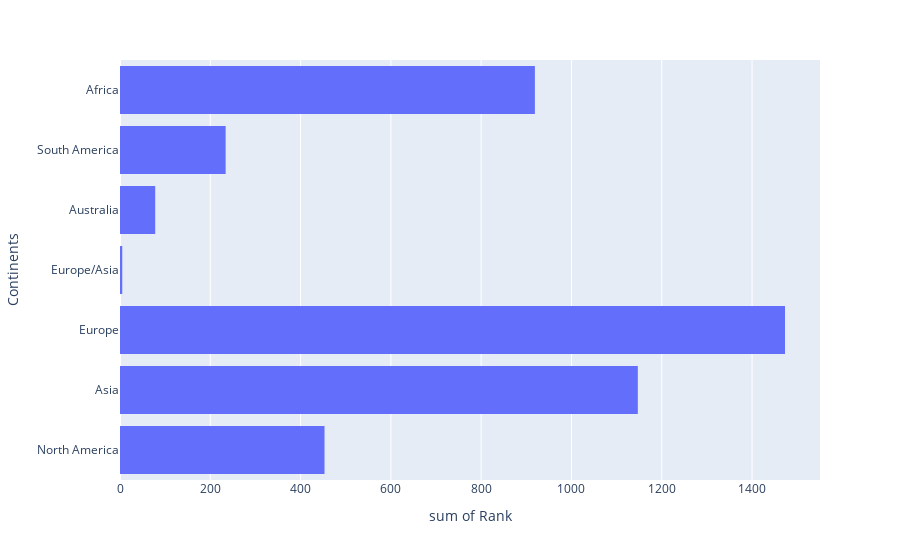
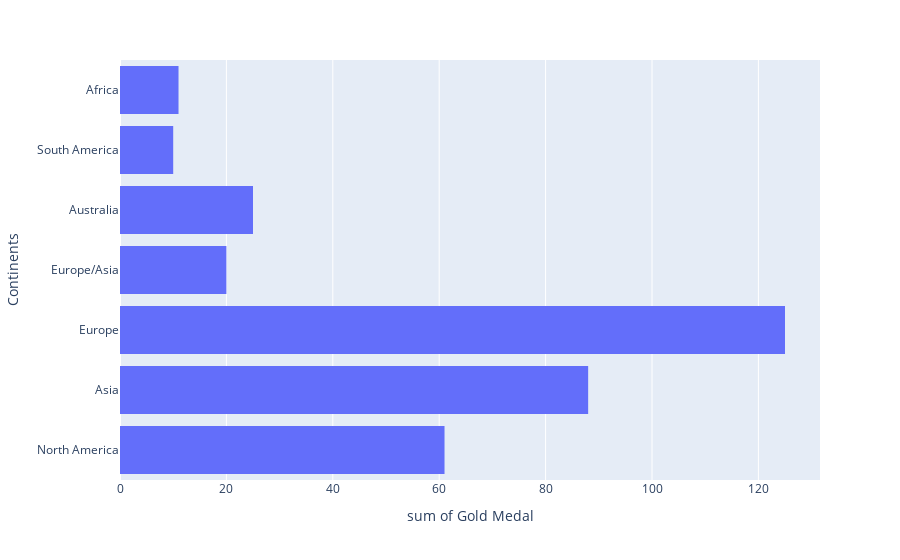
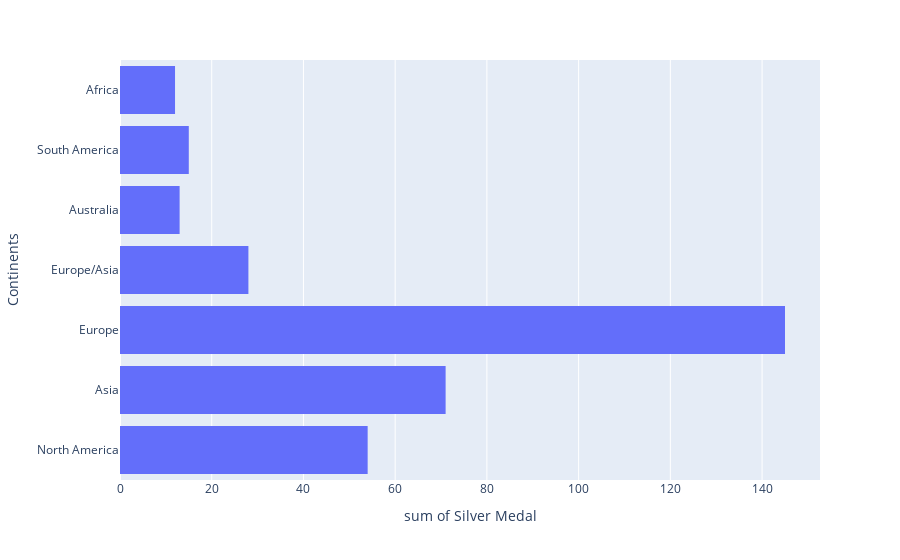
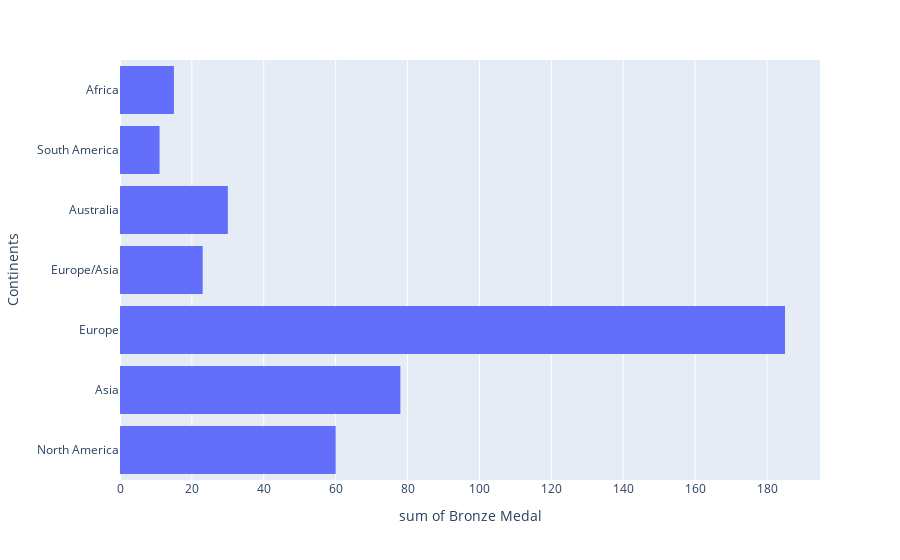

Here is the notebook cell these charts were saved with, in order:
### Code cell
import pandas as pd
import plotly.express as px

tabela  = pd.read_csv("Tokyo 2021 dataset v4.csv")
display(tabela)
excecao = pd.read_csv("Tokyo 2021 dataset v4.csv")
excecao = excecao.drop(columns=["Team/NOC","NOCCode","Continent"])
tabela = tabela.dropna()
tabela = tabela.drop(columns='Rank')
display(tabela)
for coluna in excecao.columns:
    grafico = px.histogram(excecao, x=coluna, y=tabela['Continent'], labels={"y":"Continents"})
    grafico.show()

### Figure 1 — Plotly figure (JSON) as saved in the notebook; plotly's stock layout.template omitted (floating-point values rounded to 4 significant figures)
{"data": [{"alignmentgroup": "True", "bingroup": "y", "histfunc": "sum", "hovertemplate": "sum of Rank=%{x}<br>Continents=%{y}<extra></extra>", "legendgroup": "", "marker": {"color": "#636efa", "pattern": {"shape": ""}}, "name": "", "offsetgroup": "", "orientation": "h", "showlegend": false, "type": "histogram", "x": [1, 2, 3, 4, 5, 6, 7, 8, 9, 10, 11, 12, 13, 14, 15, 16, 17, 18, 19, 20, 21, 22, 23, 24, 25, 26, 27, 28, 29, 30, 31, 32, 33, 34, 35, 36, 36, 38, 39, 39, 41, 42, 42, 44, 45, 46, 46, 48, 49, 50, 50, 52, 53, 54, 55, 56, 56, 58, 59, 59, 59, 59, 63, 63, 63, 66, 67, 68, 69, 70, 71, 72, 72, 74, 74, 74, 77, 77, 77, 77, 77, 77, 83, 84, 85, 86, 86, 86, 86, 86, 86, 86, 86], "xaxis": "x", "y": ["North America", "Asia", "Asia", "Europe", "Europe/Asia", "Australia", "Europe", "Europe", "Europe", "Europe", "North America", "South America", "Australia", "North America", "Europe", "Asia", "Europe", "Europe", "Africa", "Europe", "North America", "Europe", "Europe", "Europe", "Europe", "Europe", "Asia", "Europe", "Europe", "Europe", "Europe", "Asia", "Europe", "Asia", "Europe", "Europe", "Africa", "South America", "Europe", "Asia", "Asia", "North America", "Europe", "Europe", "Europe", "Europe", "South America", "Asia", "Asia", "Asia", "Europe", "Africa", "Europe", "Africa", "Asia", "Africa", "Europe", "Africa", "Europe", "Australia", "Europe", "Asia", "North America", "Africa", "North America", "South America", "Europe", "North America", "Europe", "Asia", "Asia", "South America", "Europe", "Asia", "Asia", "Africa", "Asia", "Asia", "Europe", "Europe", "Africa", "Asia", "Europe", "North America", "Europe", "Africa", "Africa", "Africa", "Africa", "North America", "Africa", "Asia", "Asia"], "yaxis": "y"}], "layout": {"barmode": "relative", "legend": {"tracegroupgap": 0}, "margin": {"t": 60}, "xaxis": {"anchor": "y", "domain": [0, 1], "title": {"text": "sum of Rank"}}, "yaxis": {"anchor": "x", "domain": [0, 1], "title": {"text": "Continents"}}}}

### Figure 2 — Plotly figure (JSON) as saved in the notebook; plotly's stock layout.template omitted (floating-point values rounded to 4 significant figures)
{"data": [{"alignmentgroup": "True", "bingroup": "y", "histfunc": "sum", "hovertemplate": "sum of Gold Medal=%{x}<br>Continents=%{y}<extra></extra>", "legendgroup": "", "marker": {"color": "#636efa", "pattern": {"shape": ""}}, "name": "", "offsetgroup": "", "orientation": "h", "showlegend": false, "type": "histogram", "x": [39, 38, 27, 22, 20, 17, 10, 10, 10, 10, 7, 7, 7, 7, 6, 6, 4, 4, 4, 4, 4, 3, 3, 3, 3, 3, 3, 3, 3, 3, 3, 3, 2, 2, 2, 2, 2, 2, 2, 2, 2, 2, 2, 1, 1, 1, 1, 1, 1, 1, 1, 1, 1, 1, 1, 1, 1, 1, 1, 1, 1, 1, 1, 1, 1, 0, 0, 0, 0, 0, 0, 0, 0, 0, 0, 0, 0, 0, 0, 0, 0, 0, 0, 0, 0, 0, 0, 0, 0, 0, 0, 0, 0], "xaxis": "x", "y": ["North America", "Asia", "Asia", "Europe", "Europe/Asia", "Australia", "Europe", "Europe", "Europe", "Europe", "North America", "South America", "Australia", "North America", "Europe", "Asia", "Europe", "Europe", "Africa", "Europe", "North America", "Europe", "Europe", "Europe", "Europe", "Europe", "Asia", "Europe", "Europe", "Europe", "Europe", "Asia", "Europe", "Asia", "Europe", "Europe", "Africa", "South America", "Europe", "Asia", "Asia", "North America", "Europe", "Europe", "Europe", "Europe", "South America", "Asia", "Asia", "Asia", "Europe", "Africa", "Europe", "Africa", "Asia", "Africa", "Europe", "Africa", "Europe", "Australia", "Europe", "Asia", "North America", "Africa", "North America", "South America", "Europe", "North America", "Europe", "Asia", "Asia", "South America", "Europe", "Asia", "Asia", "Africa", "Asia", "Asia", "Europe", "Europe", "Africa", "Asia", "Europe", "North America", "Europe", "Africa", "Africa", "Africa", "Africa", "North America", "Africa", "Asia", "Asia"], "yaxis": "y"}], "layout": {"barmode": "relative", "legend": {"tracegroupgap": 0}, "margin": {"t": 60}, "xaxis": {"anchor": "y", "domain": [0, 1], "title": {"text": "sum of Gold Medal"}}, "yaxis": {"anchor": "x", "domain": [0, 1], "title": {"text": "Continents"}}}}

### Figure 3 — Plotly figure (JSON) as saved in the notebook; plotly's stock layout.template omitted (floating-point values rounded to 4 significant figures)
{"data": [{"alignmentgroup": "True", "bingroup": "y", "histfunc": "sum", "hovertemplate": "sum of Silver Medal=%{x}<br>Continents=%{y}<extra></extra>", "legendgroup": "", "marker": {"color": "#636efa", "pattern": {"shape": ""}}, "name": "", "offsetgroup": "", "orientation": "h", "showlegend": false, "type": "histogram", "x": [41, 32, 14, 21, 28, 7, 12, 12, 11, 10, 6, 6, 6, 3, 7, 4, 5, 4, 4, 2, 1, 8, 6, 4, 4, 3, 2, 1, 1, 1, 1, 0, 5, 4, 2, 1, 1, 1, 0, 0, 0, 0, 0, 6, 3, 3, 3, 2, 2, 2, 2, 2, 1, 1, 1, 1, 1, 1, 0, 0, 0, 0, 0, 0, 0, 4, 3, 3, 2, 2, 1, 1, 1, 1, 1, 1, 1, 1, 1, 1, 1, 1, 0, 0, 0, 0, 0, 0, 0, 0, 0, 0, 0], "xaxis": "x", "y": ["North America", "Asia", "Asia", "Europe", "Europe/Asia", "Australia", "Europe", "Europe", "Europe", "Europe", "North America", "South America", "Australia", "North America", "Europe", "Asia", "Europe", "Europe", "Africa", "Europe", "North America", "Europe", "Europe", "Europe", "Europe", "Europe", "Asia", "Europe", "Europe", "Europe", "Europe", "Asia", "Europe", "Asia", "Europe", "Europe", "Africa", "South America", "Europe", "Asia", "Asia", "North America", "Europe", "Europe", "Europe", "Europe", "South America", "Asia", "Asia", "Asia", "Europe", "Africa", "Europe", "Africa", "Asia", "Africa", "Europe", "Africa", "Europe", "Australia", "Europe", "Asia", "North America", "Africa", "North America", "South America", "Europe", "North America", "Europe", "Asia", "Asia", "South America", "Europe", "Asia", "Asia", "Africa", "Asia", "Asia", "Europe", "Europe", "Africa", "Asia", "Europe", "North America", "Europe", "Africa", "Africa", "Africa", "Africa", "North America", "Africa", "Asia", "Asia"], "yaxis": "y"}], "layout": {"barmode": "relative", "legend": {"tracegroupgap": 0}, "margin": {"t": 60}, "xaxis": {"anchor": "y", "domain": [0, 1], "title": {"text": "sum of Silver Medal"}}, "yaxis": {"anchor": "x", "domain": [0, 1], "title": {"text": "Continents"}}}}

### Figure 4 — Plotly figure (JSON) as saved in the notebook; plotly's stock layout.template omitted (floating-point values rounded to 4 significant figures)
{"data": [{"alignmentgroup": "True", "bingroup": "y", "histfunc": "sum", "hovertemplate": "sum of Bronze Medal=%{x}<br>Continents=%{y}<extra></extra>", "legendgroup": "", "marker": {"color": "#636efa", "pattern": {"shape": ""}}, "name": "", "offsetgroup": "", "orientation": "h", "showlegend": false, "type": "histogram", "x": [33, 18, 17, 22, 23, 22, 14, 11, 16, 20, 11, 8, 7, 5, 7, 10, 5, 3, 2, 2, 4, 6, 0, 6, 4, 2, 2, 5, 3, 2, 1, 2, 1, 6, 9, 1, 1, 0, 2, 2, 1, 0, 0, 12, 3, 0, 0, 4, 3, 1, 1, 0, 5, 4, 3, 2, 2, 0, 1, 1, 1, 1, 0, 0, 0, 1, 4, 2, 2, 1, 3, 2, 2, 1, 1, 1, 0, 0, 0, 0, 0, 0, 8, 4, 2, 1, 1, 1, 1, 1, 1, 1, 1], "xaxis": "x", "y": ["North America", "Asia", "Asia", "Europe", "Europe/Asia", "Australia", "Europe", "Europe", "Europe", "Europe", "North America", "South America", "Australia", "North America", "Europe", "Asia", "Europe", "Europe", "Africa", "Europe", "North America", "Europe", "Europe", "Europe", "Europe", "Europe", "Asia", "Europe", "Europe", "Europe", "Europe", "Asia", "Europe", "Asia", "Europe", "Europe", "Africa", "South America", "Europe", "Asia", "Asia", "North America", "Europe", "Europe", "Europe", "Europe", "South America", "Asia", "Asia", "Asia", "Europe", "Africa", "Europe", "Africa", "Asia", "Africa", "Europe", "Africa", "Europe", "Australia", "Europe", "Asia", "North America", "Africa", "North America", "South America", "Europe", "North America", "Europe", "Asia", "Asia", "South America", "Europe", "Asia", "Asia", "Africa", "Asia", "Asia", "Europe", "Europe", "Africa", "Asia", "Europe", "North America", "Europe", "Africa", "Africa", "Africa", "Africa", "North America", "Africa", "Asia", "Asia"], "yaxis": "y"}], "layout": {"barmode": "relative", "legend": {"tracegroupgap": 0}, "margin": {"t": 60}, "xaxis": {"anchor": "y", "domain": [0, 1], "title": {"text": "sum of Bronze Medal"}}, "yaxis": {"anchor": "x", "domain": [0, 1], "title": {"text": "Continents"}}}}
